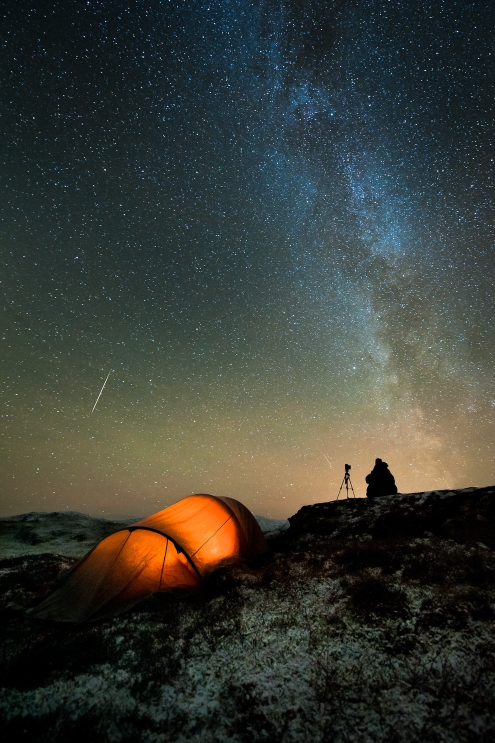
#> input picture OpenCV/galaxy.jpg, 990 x 1485 px (shown at 1/2 size)
$ jupyter execute --allow-errors Notes_cv.ipynb
#> lines starting #> are read from the running program, lines starting #| are printed output that depends on the picture; after the words box and inside, x2 and y2 are one past the last pixel; in counts of white or black regions, pixels touching at a corner belong together
# OpenCV
Coarsely speaking opencv is a **computer vision** library available in *Python*, *C++*, and *Java*.

# Library imports

[cell 1]
import cv2
import numpy as np

# Reading Images and Videos
## cv2.imread()
It takes the path to an image and returns a matrix of pixel intensities

[cell 2]
img = cv2.imread("galaxy.jpg")
#> img is the input picture: shape (1485, 990, 3); mean B, G, R 53.4, 60.3, 56.8
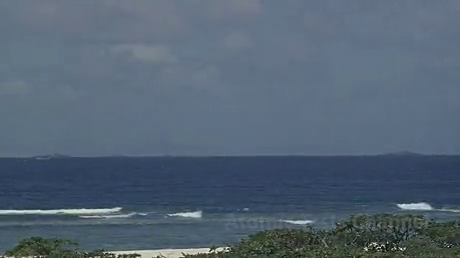
#> input picture frame 180 of OpenCV/Vid.mp4, 460 x 258 px
#> further down, frame is the input picture: shape (258, 460, 3); mean B, G, R 115.9, 99.9, 83.7

[cell 3]
cv2.imshow("Img",img)
cv2.waitKey(1000)
cv2.destroyAllWindows()

The **`cv2.waitKey(int)`** is a keyboard binding function. It waits for a specific delay for a key to be pressed. And in a very counter intuitive manner $0$ implies to wait infinitely for the key press.

[cell 4]
video = cv2.VideoCapture("OpenCV\Vid.mp4")
type(video)

The above function takes an `int` as an input or a path to the video. The integer value acts as an index for the cameras connected to the system.
=> $0$ = webcam

Now since a video is just a bunch of still images we can read a video by going through a loop till we've exhausted the frames.

#> (a cell that did not finish here is left out)

Well that was an unexpected error.

Whenever you get an error like this **`-215 Assertion failed`**, most of the time it implies that opencv wasn't able to find a media file at the specified location. **This is coz our video ran out of frames**.

We get the exact same error if we try to read an image but pass the wrong path.

[cell 6]
video = cv2.VideoCapture('Vid.mp4')

while True:
    check, frame = video.read()
    print(check)
#| True

    key = cv2.waitKey(10)     # One frame stays for 10 milisecs
#> (key q is pressed here)
    if (not check) or key == ord('q'):    # If there are no frames left
        break

    cv2.imshow("Video", frame)
video.release()
cv2.destroyAllWindows()

# Resizing and Rescaling
*Rescaling* implies modifying height and width to a particular value.
Generally we'll prefer to downscale the media files as most cameras cannot go higher than its max value.

It works basically anything for which we can use the rescale/resize function.

[cell 7]
img = cv2.imread("galaxy.jpg")

def rescale(frame, scale = 0.50):
#> called with scale = 2
    width = int(frame.shape[1] * scale)
    height = int(frame.shape[0] * scale)
    dims = (width, height)
    return cv2.resize(frame, dims, interpolation = cv2.INTER_AREA)

[cell 8]
video = cv2.VideoCapture('Vid.mp4')

while True:
    check, frame = video.read()
    frame_res = rescale(frame, scale=2)
    #print(check)

    key = cv2.waitKey(10)     # One frame stays for 10 milisecs
#> (key q is pressed here)
    if (not check) or key == ord('q'):    # If there are no frames left
        break

    cv2.imshow("Video", frame_res)
video.release()
cv2.destroyAllWindows()

There is another way of resizing or rescaling video files specifically, using the **`VideoCapture.set`** function. This is specifically for videos and will work on images. **But it works only for live videos**, ie, video that is going on currently and not video files that already exists.

The $3$ and $4$ basically stand for the properties of the capture class.
- 3 = width
- 4 = height

[cell 9]
#This will work only for live videos
def changeRes(w, h):
    cap.set(3, w)
    cap.set(4,h)

# Draw Shapes and Texts on a Video
There are two ways of drawing on an image.
- Actually drawing on the image
- Drawing on a blank image

## Drawing on a blank image

[cell 10]
img = cv2.imread('galaxy.jpg',1)

[cell 11]
blank = np.zeros(img.shape, dtype= 'uint8')

blank.shape

Paint the image a color

[cell 12]
blank[:] = 0, 0, 255
cv2.imshow("Blue", blank)
cv2.waitKey(0)
cv2.destroyAllWindows()

### Painting a section

[cell 13]
blank[200:300, 200:300] = 255, 0, 0
cv2.imshow("Blue", blank)
cv2.waitKey(0)
cv2.destroyAllWindows()

### Finally ... drawing
#### Rectangle

[cell 14]
cv2.rectangle(blank, (0,0), (400, 400), (255, 0, 0), 3)
cv2.imshow("Blue", blank)
cv2.waitKey(0)
cv2.destroyAllWindows()

Instead of giving a thickness we can pass `cv2.FILLED` to fill the whole region

or we can pass -1

[cell 15]
cv2.rectangle(blank, (0,0), (400, 400), (255, 0, 0), thickness = cv2.FILLED)
cv2.imshow("Blue", blank)
cv2.waitKey(0)
cv2.destroyAllWindows()

[cell 16]
cv2.rectangle(blank, (0,0), (400, 400), (0, 255, 0), thickness = -1)
cv2.imshow("Rectangle", blank)
cv2.waitKey(0)
cv2.destroyAllWindows()

Instead of hardcoding we can also pass the dimensions of the

[cell 17]
cv2.rectangle(blank, (0,0), (blank.shape[1]//3, blank.shape[0]//2), (0, 255, 0), thickness = -1)
cv2.imshow("Filled Rectangle", blank)
cv2.waitKey(0)
cv2.destroyAllWindows()

#### Circle
**Parameters:**
- Image
- Coordinates of the center
- Radius
- Color (BGR)
- Thickness

[cell 18]
cv2.circle(blank, (blank.shape[1]//2, blank.shape[0]//2), 40, (0, 0, 255), thickness= 3)
cv2.imshow("circle", blank)
cv2.waitKey(0)
cv2.destroyAllWindows()

#### Line

[cell 19]
cv2.line(blank, (0,0), (blank.shape[1]//2, blank.shape[0]//2), (255, 255, 255), 3)
cv2.imshow("Line", blank)
cv2.waitKey(0)
cv2.destroyAllWindows()

#### Writing text on an image
**Parameters:**
- The image
- The text
- The origin : From where the text should start
- Font faces: opencv comes with few in-built fonts
- Font scale
- Color
- Thickness

[cell 20]
cv2.putText(blank, "I have no idea what to type", (255, 300), cv2.FONT_HERSHEY_PLAIN, 2.5, (0, 255, 0), thickness = 2)
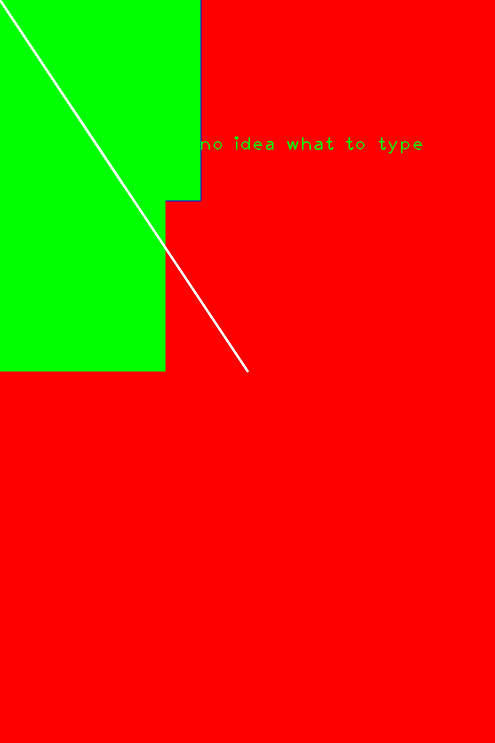
#> blank: shape (1485, 990, 3) (shown at 1/2 size); mean of channels 0, 1, 2 0.9, 48.2, 207.5; drawn as B, G, R
cv2.imshow("Text", blank)
cv2.waitKey(0)
cv2.destroyAllWindows()

# General Functions of OpenCV
## Converting an image to grayscale
We can import images directly as a grayscale while reading in `imread` by passing an int along with the path
- $0$ => Grayscale
- $1$ => BGR
- $-1$ => BGR with some bells and whistles (an alpha channel)

Grayscale basically means we focus on intensity distribution of the pixels rather than the color.

[cell 21]
image = cv2.imread("galaxy.jpg",0)
cv2.imshow("Name", image)
cv2.waitKey(0)
cv2.destroyAllWindows()

Or we can convert a color image to grayscales

[cell 22]
image = cv2.imread("galaxy.jpg")
gray = cv2.cvtColor(image, cv2.COLOR_BGR2GRAY)
cv2.imshow("Name", gray)
cv2.waitKey(0)
cv2.destroyAllWindows()

Another very common thing
## Bluring
**Smoothing**, also called *blurring*, is a simple and frequently used image processing operation.

Bluring an image removes some of the noise that is in the image (which can be because of extra elements due to bad lighting or some issue with the sensor or ...)

There are many, many bluring techinques but we'll focus on **Gaussian Blur**

To perform a smoothing operation we will apply a filter to our image. The most common type of filters are linear, in which an output pixel's value (i.e. $g(i,j)$ ) is determined as a weighted sum of input pixel values (i.e. $f(i+k,j+l)$ ) :

$g(i,j) = \sum_{k,l}^{} f(i+k,j+l)\bf{h}(k,l)$

Here the $\bf{h}(k,l)$ is called the *kernel*, which is the coefficients of the filter.

We can think of a filter as a window of coefficients sliding across the image.

**The Gaussian Filter**

Gaussian filtering is done by convolving (weighing) each point in the input array with a Gaussian kernel and then summing them all to produce the output array.

To read more on smoothing go to -https://docs.opencv.org/4.5.3/dc/dd3/tutorial_gausian_median_blur_bilateral_filter.html

*Use image `sky.jpg`*

[cell 23]
image = cv2.imread("galaxy.jpg")
image = rescale(image, 0.4)

**Parameters:**
- `src` or Source image
- `ksize` or Kernel size: $2X2$ tuple which is the window size that *opencv* uses to compute the blur on the image (**must be an odd number**)
- `sigmaX` : Standard deviation of the kernel along the horizontal direction.
- `sigmaY` : Same but along the vertical direction.
- `borderType` : Specifies the boundaries of an image while kernel is applied on the borders of an image
        - cv2.BORDER_CONSTANT
        - cv2.BORDER_REPLICATE
        - cv2.BORDER_REFLECT
        - cv2.BORDER_WRAP
        - cv2.BORDER_REFLECT_101
        - cv2.BORDER_TRANSPARENT
        - cv2.BORDER_REFLECT101
        - cv2.BORDER_DEFAULT
        - cv2.BORDER_ISOLATED

[cell 24]
blured = cv2.GaussianBlur(image, (3,3), cv2.BORDER_DEFAULT)

[cell 25]
cv2.imshow("Blured", blured)
cv2.imshow("OG Image", image)
cv2.waitKey(0)
cv2.destroyAllWindows()

## Edge Cascade
Used to find edges present in an image. There are many edge cascades that are available but we'll be using the *canny edge detector*. Just to give an idea of how old these techinques are, this detector was developed by *John F. Canny* in $1986$ .

### Canny Edge Detector
It is a multi-step process that invloves a lot of blurring and then lots of grading computations.

The steps in the algorithm are:
- Preprocessing
- Calculating Gradients
- Nonmaximum Suppression
- Thresholding with hysterysis

The two key parameters of the algorithm are - *an upper threshold* and *a lower threshold*. The upper threshold is used to mark edges that are definitely edges. The lower threshold is to find faint pixels that are actually a part of an edge.

For more details visit: https://aishack.in/tutorials/canny-edge-detector/

[cell 26]
canny = cv2.Canny(image, 125, 175)
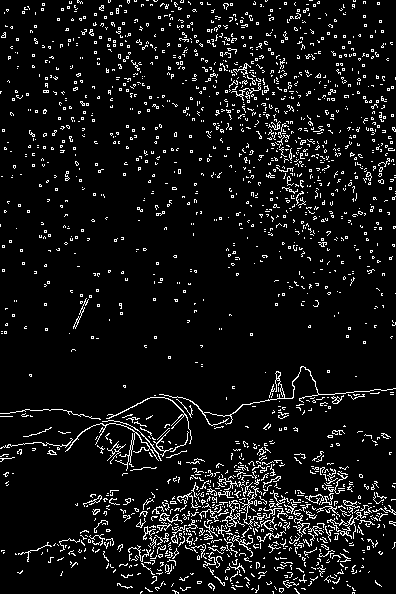
#> canny: shape (594, 396); 7.4% white in thin lines or dots
cv2.imshow("Image", image)
cv2.imshow("Edges", canny)
cv2.waitKey(0)
cv2.destroyAllWindows()

**NOTICE** that are hardly any edges detected in the sky. Thats why *preprocessing/smoothing* is important. And the details in the sky are example of unimportant details. We can further reduce many unneccessary edges by passing the *blured* image.

[cell 27]
canny = cv2.Canny(blured, 125, 175)
cv2.imshow("Image", blured)
cv2.imshow("Edges", canny)
cv2.waitKey(0)
cv2.destroyAllWindows()

This, kinda makes more sense. What do you think?

## Dilating an image
using specific structuring elements.

The structuring elements that we're going to use are the edges we found.

Lets test it out.

[cell 28]
dilate = cv2.dilate(canny, (15,15), iterations = 3)

**Parameters:**
- Structuring element, `src`
- `ksize`
- `iterations` : Dilation can be applied using several iterations at a time.

[cell 29]
cv2.imshow("Dilate", dilate)
cv2.imshow("Structuring Elements", canny)
cv2.waitKey(0)
cv2.destroyAllWindows()

We can see that depending on the kernel size and the number of iterations the dilated edges have their new thickness.

Now we can get back the orignal structuring element by *eroding* the dilated image. It won't be perfect but will work in some cases.

[cell 30]
eroded = cv2.erode(dilate, (15,15), iterations = 3)
cv2.imshow("Dilate", dilate)
cv2.imshow("Structuring Elements", canny)
cv2.imshow("Erode", eroded)
cv2.waitKey(0)
cv2.destroyAllWindows()

Setting the kernel size and iterations equal will result in an eroded cascade which will be quite similar to the orignal edge cascade.

## Resizing and cropping an image

[cell 31]
resized = cv2.resize(image, (500,500))
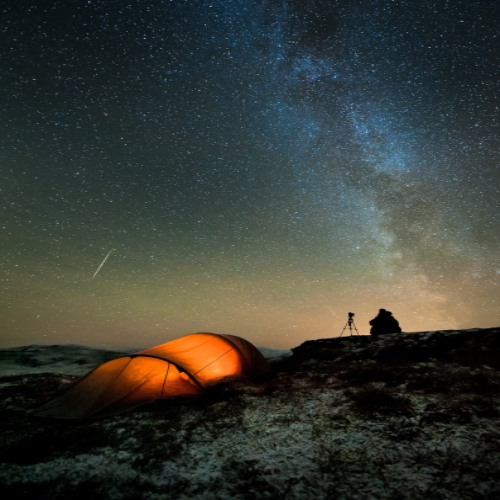
#> resized: shape (500, 500, 3); mean B, G, R 53.2, 60.2, 56.6

[cell 32]
cv2.imshow("Image",image)
cv2.imshow("Resized", resized)
cv2.waitKey(0)
cv2.destroyAllWindows()

In backgrounf there is an interpolation that occurs, and we can control it.

By default it is set to `interpolation = cv2.INTER_AREA`, which is quite good for shrinking images, but depending on out task we can change the interpolation algorithm. Others that we have are
- `cv2.INTER_LINEAR` - Good for zooming
- `cv2.INTER_CUBIC` - Very good for zooming and purposes but is the slowest of all

[cell 33]
resized = cv2.resize(image, (500,500), interpolation = cv2.INTER_CUBIC) # We also have INTER_LINEAR

Cropping can be easily done by using **array slicing** since images are basically arrays of pixel intensities

# Image Transformations
Some common transformation techniques are:
- Translation
- Rotation
- Resizing
- Flipping
- Clipping
- Cropping
## Translation
Like with translational motion translation of an image is shifting an image along the x and y axis.

[cell 34]
def trans(img, x, y):   #x & y = number of pixels by which it is to be shifted
#> called with x = -100, y = 100
    tMat = np.float32([[1,0,x],[0,1,y]])
    dims = (img.shape[1], img.shape[0])
    return cv2.warpAffine(img, tMat, dims)

[cell 35]
tran = trans(image, -100, 100)

[cell 36]
cv2.imshow("IM", image)
cv2.imshow("Shifted", tran)
cv2.waitKey(0)
cv2.destroyAllWindows()

## Rotation
We  can specify any point of the image to rotate the image around it

[cell 37]
def rot(img, ang, rpt=None):
#> called with ang = 45
    (h, w) = img.shape[:2]

    if rpt is None:
        rpt = (w//2, h//2)

    rMat = cv2.getRotationMatrix2D(rpt, ang, 1.0)
    dims = (w,h)

    return cv2.warpAffine(img, rMat, dims)

[cell 38]
rotated = rot(image, 45)
rotated1 = rot(rotated, 45)
rotated2 = rot(rotated1, 45)
#> call 3 of rot, with ang = 45
#> in rot (call 3), `return cv2.warpAffine(img, rMat, dims)`:
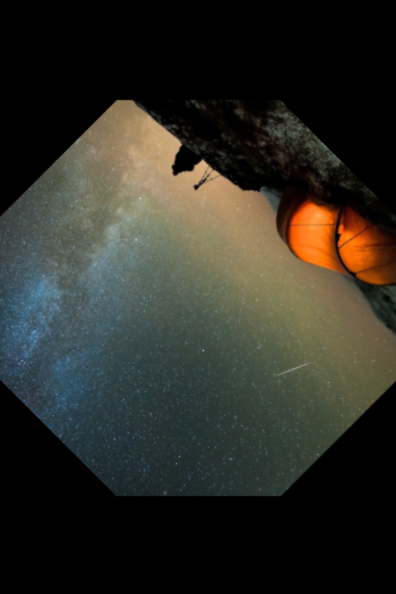
#> returned value: shape (594, 396, 3); mean of channels 0, 1, 2 38.1, 45.4, 45.7; drawn as B, G, R
cv2.imshow("IMG", image)
cv2.imshow("Change", rotated)
cv2.imshow("Change1", rotated1)
cv2.imshow("Change2", rotated2)
cv2.waitKey(0)
cv2.destroyAllWindows()

As we can see on each rotation some black regions are introduced in the image and on next rotation those black regions are also rotated (coz now they are part of the image)
## Resizing

[cell 39]
resized = cv2.resize(image, (1000,1000), interpolation = cv2.INTER_CUBIC)
#> resized: shape (1000, 1000, 3)

[cell 40]
cv2.imshow("IMG", image)
cv2.imshow("Change", resized)
cv2.waitKey(0)
cv2.destroyAllWindows()

## Flipping
**Parameters:**
- Sourse
- Flip code : 0, 1 or -1

0 => vertically

1 => horizontally

-1 => both

[cell 41]
flipped = cv2.flip(image, 1)
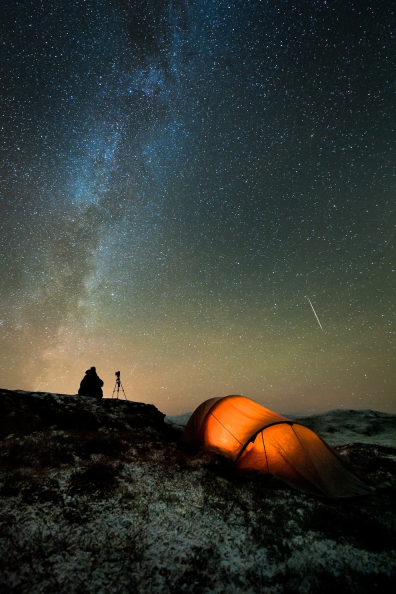
#> flipped: shape (594, 396, 3); mean B, G, R 53.4, 60.3, 56.8

[cell 42]
cv2.imshow("IMG", image)
cv2.imshow("Change", flipped)
cv2.waitKey(0)
cv2.destroyAllWindows()

## Cropping
Basically array slicing

[cell 43]
cropped = image[200:400, 100:300]
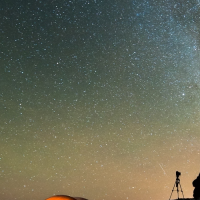
#> cropped: shape (200, 200, 3); mean B, G, R 87.5, 106, 103.9
cv2.imshow("IMG", image)
cv2.imshow("Change", cropped)
cv2.waitKey(0)
cv2.destroyAllWindows()

# Contour Detection
Contours are, simply put, boundaries of objects. They are the curve that joins the continuous points along the boundary of objects. Mathematically they aren't the same as edges, though we can use the term interchangably in *some cases*.

Contours are the boundaries of a shape with same intensity and are very useful for shape analysis, object detection and recognition.

In OpenCV, finding contours is like finding white object from black background. So remember, object to be found should be white and background should be black.

[cell 44]
import cv2
img = cv2.imread("galaxy.jpg")
img = rescale(img)
gray = cv2.cvtColor(img, cv2.COLOR_BGR2GRAY)
#> gray: shape (742, 495)

# Now we want the edges of the image

cann = cv2.Canny(img, 125, 175)
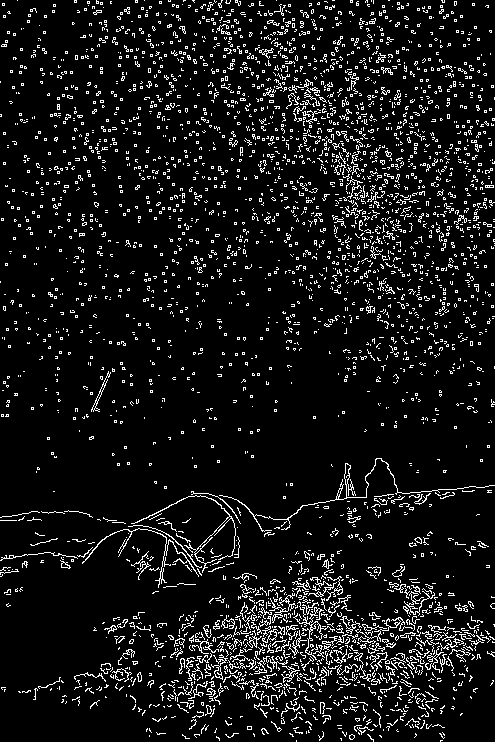
#> cann: shape (742, 495); 8.4% white in thin lines or dots

# To find contours we use
contours_cann, hierarchies = cv2.findContours(cann, cv2.RETR_LIST, cv2.CHAIN_APPROX_SIMPLE)
#> contours_cann = 4577 contours, 4532 with area under 20; largest, box (x1, y1, x2, y2) and area: (219, 458, 495, 532) 180, (82, 528, 199, 588) 92, (131, 495, 236, 573) 81, (91, 371, 111, 412) 76, (344, 463, 351, 485) 68
#> (the rest of this cell did not finish here and is left out)

That is a lot of contours. Now lets try it out with blurred image

[cell 45]
import cv2
img = cv2.imread("galaxy.jpg")
img = rescale(img)

gray = cv2.cvtColor(img, cv2.COLOR_BGR2GRAY)

blur = cv2.GaussianBlur(gray, (3,3), cv2.BORDER_DEFAULT)
# Now we want the edges of the image

cannb = cv2.Canny(blur, 125, 175)

# To find contours we use
contours_cannb, hierarchies = cv2.findContours(cannb, cv2.RETR_LIST, cv2.CHAIN_APPROX_SIMPLE)
#> contours_cannb = 258 contours, 249 with area under 20; largest, box (x1, y1, x2, y2) and area: (344, 463, 351, 493) 96, (344, 464, 351, 484) 70, (91, 529, 195, 573) 54, (286, 458, 495, 529) 42, (192, 493, 264, 532) 36
#> (the rest of this cell did not finish here and is left out)

That is a significant decrease

The output are contours (list of all the contours) and hierarchies, which are hierarchical representation of contours. For example if there are different shapes one inside another then these *hierarchies* is the representation that opencv uses to find those contours.

To find the contours we use the `cv2.findContours` function which takes the following parameters:
- `image`
- `mode` in which to find and return the contours. This is either `cv2.RETR_TREES` for all the hierarchical contours or `cv2.RETR_EXTERNAL` if we want only the external contours or `cv2.RETR_LIST` for all the contours in the image
- `method` is the *contour approximation method*.

Contours are the boundaries of a shape with same intensity. It stores the (x,y) coordinates of the boundary of a shape. But does it store all the coordinates ? That is specified by this *contour approximation method*.
- `cv.CHAIN_APPROX_NONE` : all the boundary points are stored.

But we don't need all the points to represent a curve or a line. For eg, we need only 2 points to represent a line, thus we have
- `cv.CHAIN_APPROX_SIMPLE` : It removes all redundant points and compresses the contour, thereby saving memory.

[cell 46]
cv2.imshow("IMG", img)
cv2.imshow("cann", cann)
cv2.imshow("cannb", cannb)
cv2.waitKey(0)
cv2.destroyAllWindows()

This made is quite clear that the blurred image got rid of a huge amount of unnecessary information

Another way of finding contours is using **threshold** instead of using the *Canny edge detector*.

Thresholding is kinda like *binarizing* an image, so if a particualr pixel has intensity below the threshold it will be set to $0$ and if it above threshold it will be set to what we specify

[cell 47]
ret, thresh = cv2.threshold(gray, 125, 255, cv2.THRESH_BINARY)
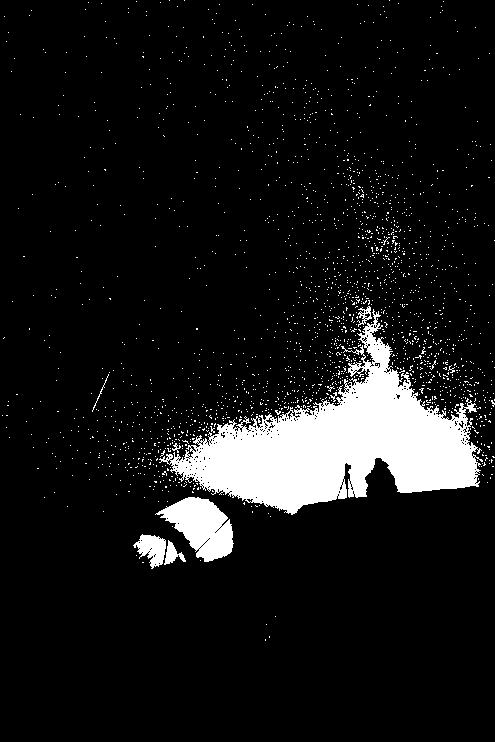
#> thresh: shape (742, 495); 9% white; 2009 white regions (2000 under 20 px)

**Parameters:**
- image
- `thresh` : thereshold value for pixel intensity
- `type` of thresholding

[cell 48]
contours_th, hierarchies = cv2.findContours(thresh, cv2.RETR_LIST, cv2.CHAIN_APPROX_SIMPLE)
#> contours_th = 2385 contours, 2373 with area under 20; largest, box (x1, y1, x2, y2) and area: (159, 309, 483, 515) 25269, (155, 497, 234, 562) 2766, (133, 534, 166, 569) 611, (164, 540, 186, 565) 194, (357, 306, 372, 327) 102
#> (the rest of this cell did not finish here and is left out)

That is quite a decrease (nearly half) when we used the *thresholded image* to find the contours. Lets visualize it.

[cell 49]
cv2.imshow("IMG", img)
cv2.imshow("cann", cann)
cv2.imshow("cannb", cannb)
cv2.imshow("Thresh", thresh)
cv2.waitKey(0)
cv2.destroyAllWindows()

We can also visualize the contours found in the image by simply drawing over the image.

[cell 50]
import numpy as np

blank_cann = np.zeros(img.shape, dtype = 'uint8')
blank_cannb = np.zeros(img.shape, dtype = 'uint8')
blank_thres = np.zeros(img.shape, dtype = 'uint8')
 # Now we draw the contours on the blank image

cv2.drawContours(blank_thres, contours_th, -1, (0,0,255), 1)
cv2.drawContours(blank_cann, contours_cann, -1, (0,0,255), 1)
cv2.drawContours(blank_cannb, contours_cannb, -1, (0,0,255), 1)
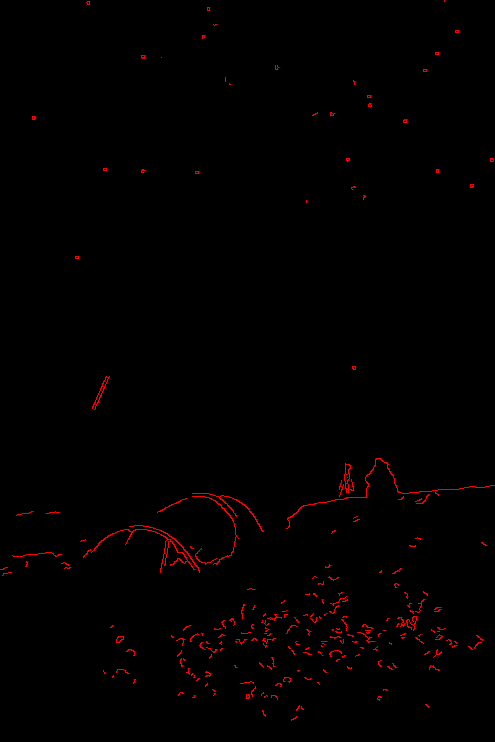
#> blank_cannb: shape (742, 495, 3); mean of channels 0, 1, 2 0, 0, 2.3; drawn as B, G, R
